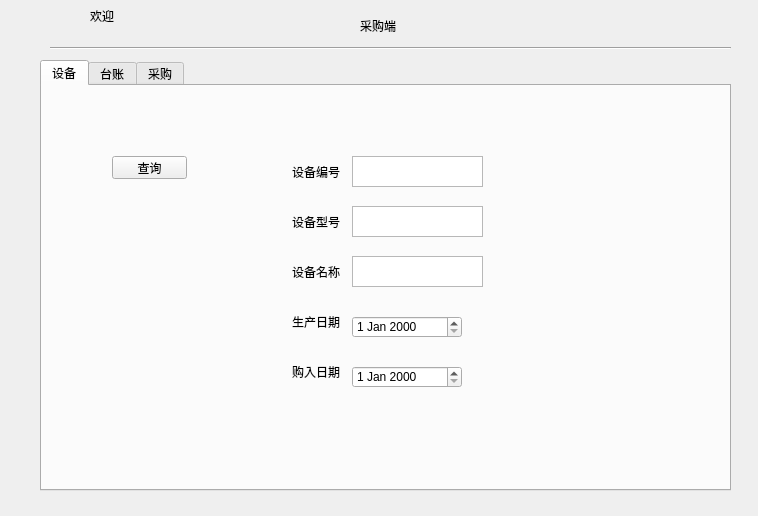
<?xml version="1.0" encoding="UTF-8"?>
<ui version="4.0">
 <class>buyinterface</class>
 <widget class="QWidget" name="buyinterface">
  <property name="geometry">
   <rect>
    <x>0</x>
    <y>0</y>
    <width>758</width>
    <height>516</height>
   </rect>
  </property>
  <property name="windowTitle">
   <string>Form</string>
  </property>
  <widget class="QLabel" name="textUsername">
   <property name="geometry">
    <rect>
     <x>90</x>
     <y>10</y>
     <width>54</width>
     <height>12</height>
    </rect>
   </property>
   <property name="text">
    <string>欢迎</string>
   </property>
  </widget>
  <widget class="QTabWidget" name="tabWidget">
   <property name="geometry">
    <rect>
     <x>40</x>
     <y>60</y>
     <width>691</width>
     <height>431</height>
    </rect>
   </property>
   <property name="minimumSize">
    <size>
     <width>691</width>
     <height>0</height>
    </size>
   </property>
   <property name="currentIndex">
    <number>0</number>
   </property>
   <widget class="QWidget" name="tabs">
    <attribute name="title">
     <string>设备</string>
    </attribute>
    <widget class="QPushButton" name="btnsearch_s">
     <property name="geometry">
      <rect>
       <x>70</x>
       <y>70</y>
       <width>75</width>
       <height>23</height>
      </rect>
     </property>
     <property name="text">
      <string>查询</string>
     </property>
    </widget>
    <widget class="QTextEdit" name="textEditsid">
     <property name="geometry">
      <rect>
       <x>310</x>
       <y>70</y>
       <width>131</width>
       <height>31</height>
      </rect>
     </property>
    </widget>
    <widget class="QLabel" name="labelsid">
     <property name="geometry">
      <rect>
       <x>250</x>
       <y>80</y>
       <width>54</width>
       <height>12</height>
      </rect>
     </property>
     <property name="text">
      <string>设备编号</string>
     </property>
    </widget>
    <widget class="QTextEdit" name="textEdittid">
     <property name="geometry">
      <rect>
       <x>310</x>
       <y>120</y>
       <width>131</width>
       <height>31</height>
      </rect>
     </property>
    </widget>
    <widget class="QLabel" name="labeltid">
     <property name="geometry">
      <rect>
       <x>250</x>
       <y>130</y>
       <width>54</width>
       <height>12</height>
      </rect>
     </property>
     <property name="text">
      <string>设备型号</string>
     </property>
    </widget>
    <widget class="QLabel" name="labelsname">
     <property name="geometry">
      <rect>
       <x>250</x>
       <y>180</y>
       <width>54</width>
       <height>12</height>
      </rect>
     </property>
     <property name="text">
      <string>设备名称</string>
     </property>
    </widget>
    <widget class="QTextEdit" name="textEditsname">
     <property name="geometry">
      <rect>
       <x>310</x>
       <y>170</y>
       <width>131</width>
       <height>31</height>
      </rect>
     </property>
    </widget>
    <widget class="QLabel" name="labelsdp">
     <property name="geometry">
      <rect>
       <x>250</x>
       <y>230</y>
       <width>54</width>
       <height>12</height>
      </rect>
     </property>
     <property name="text">
      <string>生产日期</string>
     </property>
    </widget>
    <widget class="QLabel" name="labelsdb">
     <property name="geometry">
      <rect>
       <x>250</x>
       <y>280</y>
       <width>54</width>
       <height>12</height>
      </rect>
     </property>
     <property name="text">
      <string>购入日期</string>
     </property>
    </widget>
    <widget class="QDateEdit" name="dateEditCreat">
     <property name="geometry">
      <rect>
       <x>310</x>
       <y>230</y>
       <width>110</width>
       <height>22</height>
      </rect>
     </property>
    </widget>
    <widget class="QDateEdit" name="dateEditBuy">
     <property name="geometry">
      <rect>
       <x>310</x>
       <y>280</y>
       <width>110</width>
       <height>22</height>
      </rect>
     </property>
    </widget>
   </widget>
   <widget class="QWidget" name="tabstoreinfo">
    <attribute name="title">
     <string>台账</string>
    </attribute>
    <widget class="QPushButton" name="btninsert_store">
     <property name="geometry">
      <rect>
       <x>80</x>
       <y>140</y>
       <width>75</width>
       <height>23</height>
      </rect>
     </property>
     <property name="text">
      <string> 增加</string>
     </property>
    </widget>
    <widget class="QPushButton" name="btnsearch_store">
     <property name="geometry">
      <rect>
       <x>80</x>
       <y>70</y>
       <width>75</width>
       <height>23</height>
      </rect>
     </property>
     <property name="text">
      <string>查询</string>
     </property>
    </widget>
    <widget class="QTextEdit" name="textEditstoreplace">
     <property name="geometry">
      <rect>
       <x>330</x>
       <y>70</y>
       <width>131</width>
       <height>31</height>
      </rect>
     </property>
    </widget>
    <widget class="QLabel" name="labelstoreplace">
     <property name="geometry">
      <rect>
       <x>270</x>
       <y>80</y>
       <width>54</width>
       <height>12</height>
      </rect>
     </property>
     <property name="text">
      <string>存放地点</string>
     </property>
    </widget>
    <widget class="QTextEdit" name="textEditstorestid">
     <property name="geometry">
      <rect>
       <x>330</x>
       <y>130</y>
       <width>131</width>
       <height>31</height>
      </rect>
     </property>
    </widget>
    <widget class="QLabel" name="labelstorestid">
     <property name="geometry">
      <rect>
       <x>270</x>
       <y>140</y>
       <width>54</width>
       <height>12</height>
      </rect>
     </property>
     <property name="text">
      <string>设备型号</string>
     </property>
    </widget>
    <widget class="QTextEdit" name="textEditstoresnum">
     <property name="geometry">
      <rect>
       <x>330</x>
       <y>190</y>
       <width>131</width>
       <height>31</height>
      </rect>
     </property>
    </widget>
    <widget class="QLabel" name="labelstoresnum">
     <property name="geometry">
      <rect>
       <x>270</x>
       <y>200</y>
       <width>54</width>
       <height>12</height>
      </rect>
     </property>
     <property name="text">
      <string>设备数量</string>
     </property>
    </widget>
   </widget>
   <widget class="QWidget" name="tabbuyinfo">
    <attribute name="title">
     <string>采购</string>
    </attribute>
    <widget class="QPushButton" name="btninsert_buy">
     <property name="geometry">
      <rect>
       <x>80</x>
       <y>150</y>
       <width>75</width>
       <height>23</height>
      </rect>
     </property>
     <property name="text">
      <string> 增加</string>
     </property>
    </widget>
    <widget class="QPushButton" name="btnsearch_buy">
     <property name="geometry">
      <rect>
       <x>80</x>
       <y>80</y>
       <width>75</width>
       <height>23</height>
      </rect>
     </property>
     <property name="text">
      <string>查询</string>
     </property>
    </widget>
    <widget class="QLabel" name="labelbuytid">
     <property name="geometry">
      <rect>
       <x>320</x>
       <y>160</y>
       <width>54</width>
       <height>12</height>
      </rect>
     </property>
     <property name="text">
      <string>设备型号</string>
     </property>
    </widget>
    <widget class="QLabel" name="labelbuysid">
     <property name="geometry">
      <rect>
       <x>320</x>
       <y>110</y>
       <width>54</width>
       <height>12</height>
      </rect>
     </property>
     <property name="text">
      <string>设备编号</string>
     </property>
    </widget>
    <widget class="QTextEdit" name="textEditbuysid">
     <property name="geometry">
      <rect>
       <x>380</x>
       <y>100</y>
       <width>131</width>
       <height>31</height>
      </rect>
     </property>
    </widget>
    <widget class="QTextEdit" name="textEditbuytid">
     <property name="geometry">
      <rect>
       <x>380</x>
       <y>150</y>
       <width>131</width>
       <height>31</height>
      </rect>
     </property>
    </widget>
    <widget class="QLabel" name="labelsbuydb">
     <property name="geometry">
      <rect>
       <x>320</x>
       <y>210</y>
       <width>54</width>
       <height>12</height>
      </rect>
     </property>
     <property name="text">
      <string>采购日期</string>
     </property>
    </widget>
    <widget class="QDateEdit" name="dateEditbuydb">
     <property name="geometry">
      <rect>
       <x>380</x>
       <y>210</y>
       <width>110</width>
       <height>22</height>
      </rect>
     </property>
    </widget>
    <widget class="QLabel" name="labelbuyid">
     <property name="geometry">
      <rect>
       <x>320</x>
       <y>60</y>
       <width>54</width>
       <height>12</height>
      </rect>
     </property>
     <property name="text">
      <string>采购单号</string>
     </property>
    </widget>
    <widget class="QTextEdit" name="textEditbuyid">
     <property name="geometry">
      <rect>
       <x>380</x>
       <y>50</y>
       <width>131</width>
       <height>31</height>
      </rect>
     </property>
    </widget>
   </widget>
  </widget>
  <widget class="QLabel" name="label">
   <property name="geometry">
    <rect>
     <x>360</x>
     <y>20</y>
     <width>54</width>
     <height>12</height>
    </rect>
   </property>
   <property name="text">
    <string>采购端</string>
   </property>
  </widget>
  <widget class="Line" name="line">
   <property name="geometry">
    <rect>
     <x>50</x>
     <y>40</y>
     <width>681</width>
     <height>16</height>
    </rect>
   </property>
   <property name="orientation">
    <enum>Qt::Horizontal</enum>
   </property>
  </widget>
 </widget>
 <resources/>
 <connections/>
</ui>
